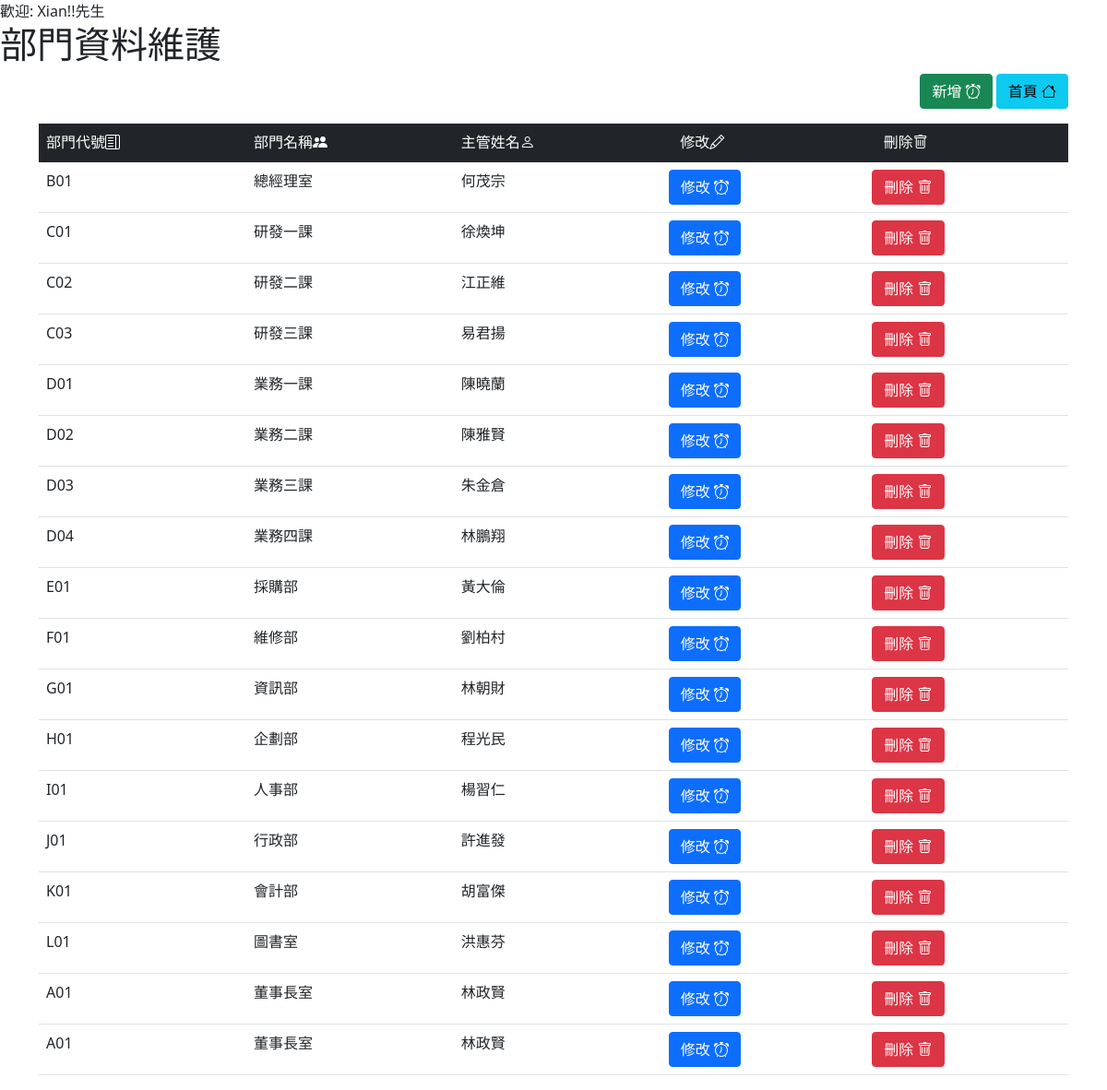
The page /dept.php (signed in) on the database its author committed.
### tables this page shows
CREATE TABLE `dept` (
  `DeptName` varchar(9) DEFAULT NULL COMMENT '部門名稱',
  `DeptId` varchar(9) DEFAULT NULL COMMENT '部門代號',
  `ManagerName` varchar(9) DEFAULT NULL COMMENT '主管姓名'
);

### auth.php (called while the page is built, shortened)
<?php
if(isset($_SESSION['uid']))
{
    $gender=$_SESSION['gender'];
    $username=$_SESSION['username'];
}
else
{
  switchto('index.php');
}
?>

### dept.php (the view, shortened to what this page needs)
<?php
include("auth.php");
?>
<!doctype html>
<html lang="en">
  <head>
    <link href="https://cdn.jsdelivr.net/npm/bootstrap@5.1.3/dist/css/bootstrap.min.css" rel="stylesheet">
    <link href="https://cdn.datatables.net/1.10.16/css/jquery.dataTables.min.css" rel="stylesheet" />
    <link rel="stylesheet" href="https://cdn.jsdelivr.net/npm/bootstrap-icons@1.7.0/font/bootstrap-icons.css">
  </head>
  <body>
<?php
  echo "歡迎: $username!!";
  if($gender==1) echo "先生";
  else          echo "小姐";
?>
    <h1>部門資料維護</h1>
    <div class="container">
    <p align=right>
    <a href=dept.php?op=3><button type='button' class='btn btn-success'>新增 <i class='bi bi-alarm'></i></button></a>
    <a href=home.php><button type='button' class='btn btn-info'>首頁 <i class='"bi bi-house'></i></button></a>  </p>
    <table class="table">
  	<thead class="table-dark">
  		<tr>
  			<td>部門代號<i class="bi bi-layout-text-sidebar"></i></i></td>
             <td>部門名稱<i class="bi bi-people-fill"></i></td>
             <td>主管姓名<i class="bi bi-person"></i></td>
             <td>&nbsp&nbsp&nbsp修改<i class="bi bi-pencil"></i></td>
             <td>&nbsp&nbsp&nbsp刪除<i class='bi bi-trash'></i></td>
  		</tr>
  	</thead>
  	<tbody>
    <?php
    include("connectdb.php");
    $sql = "SELECT deptid,deptname,managername FROM dept";
    $result =$connect->query($sql);
    while ($row = $result->fetch_assoc()) {
        $deptid=$row['deptid'];
        $deptname=$row['deptname'];
        $managername=$row['managername'];
        echo "<tr><TD>$deptid<td> $deptname<TD>$managername";
        echo "<TD><a href=dept.php?op=1&deptid=$deptid><button type='button' class='btn btn-primary'>修改 <i class='bi bi-alarm'></i></button></a>";
        echo "<TD><a href=\"javascript:if(confirm('確實要刪除[$deptname]嗎?'))location='dept.php?deptid=$deptid&op=5'\"><button type='button' class='btn btn-danger'>刪除 <i class='bi bi-trash'></i></button>";
    }
    ?>
</tbody>
  </table>
  </div>
  </body>
</html>

### rows shown on the page
dept: DeptId "B01", DeptName "總經理室", ManagerName "何茂宗"
dept: DeptId "C01", DeptName "研發一課", ManagerName "徐煥坤"
dept: DeptId "C02", DeptName "研發二課", ManagerName "江正維"
dept: DeptId "C03", DeptName "研發三課", ManagerName "易君揚"
dept: DeptId "D01", DeptName "業務一課", ManagerName "陳曉蘭"
dept: DeptId "D02", DeptName "業務二課", ManagerName "陳雅賢"
dept: DeptId "D03", DeptName "業務三課", ManagerName "朱金倉"
dept: DeptId "D04", DeptName "業務四課", ManagerName "林鵬翔"
dept: DeptId "E01", DeptName "採購部", ManagerName "黃大倫"
dept: DeptId "F01", DeptName "維修部", ManagerName "劉柏村"
dept: DeptId "G01", DeptName "資訊部", ManagerName "林朝財"
dept: DeptId "H01", DeptName "企劃部", ManagerName "程光民"
dept: DeptId "I01", DeptName "人事部", ManagerName "楊習仁"
dept: DeptId "J01", DeptName "行政部", ManagerName "許進發"
dept: DeptId "K01", DeptName "會計部", ManagerName "胡富傑"
dept: DeptId "L01", DeptName "圖書室", ManagerName "洪惠芬"
dept: DeptId "A01", DeptName "董事長室", ManagerName "林政賢"
dept: DeptId "A01", DeptName "董事長室", ManagerName "林政賢"

### other values the page prints
$username "Xian"
